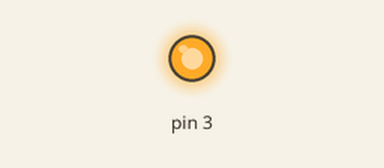
This sketch was run on a simulated Arduino Uno, built with avr-gcc and run on an emulated ATmega328P. Parts: output pins drawn as LEDs (lit = HIGH).

Above: at 0.05 s.
At 2.0 s:
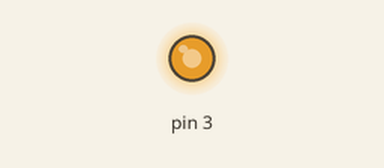
At 3.0 s:
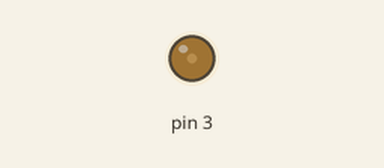
Timing chart, 0 to 6.9 s (numbered marks = the images above):
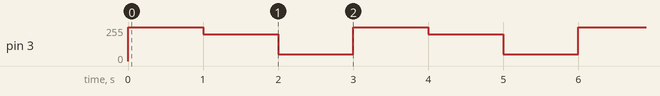

The sketch:

analog_led.ino
```cpp
void setup()
{
  pinMode(3,OUTPUT);
}

void loop()
{
  analogWrite(3,255);
  delay(1000);
  analogWrite(3,200);
  delay(1000);
  analogWrite(3,50);
  delay(1000);
}
```

Measured:
- by itself, pin 3: repeats every 3.0 s: 200/255 1.0 s, 50/255 1.0 s, 255/255 1.0 s
